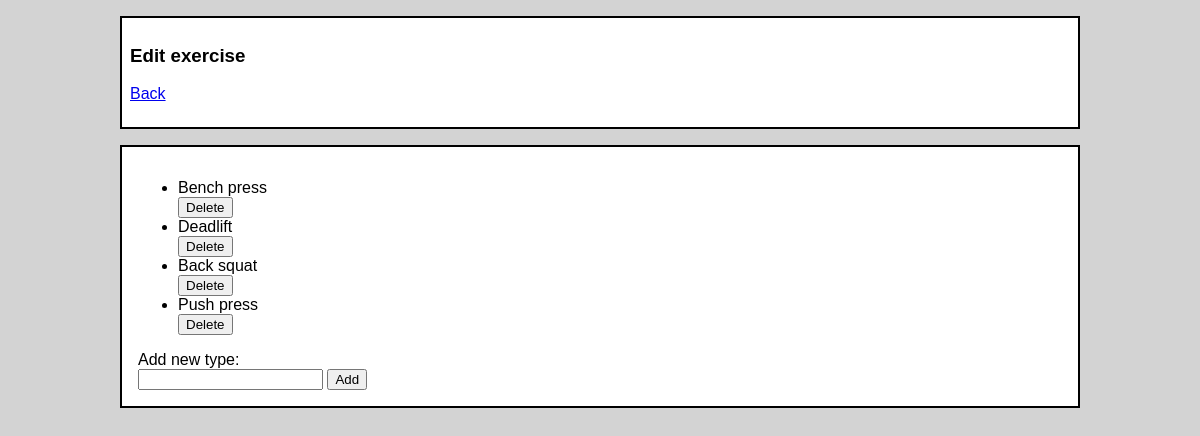
The page /edit_exercise_types (signed in) on the database its author committed.
### tables this page shows
CREATE TABLE exercise_types (
    id INTEGER PRIMARY KEY,
    user_id INTEGER REFERENCES users,
    exercise_type_name TEXT
);

### app.py (the view, shortened to what this page needs)
@app.route("/edit_exercise_types", methods=["GET", "POST"])
def exercise_types():
    require_login()
    user_id = session["user_id"]
    types = data.get_exercise_types(user_id)
    if request.method == "GET":
        return render_template("edit_exercise_types.html", types=types)

### app.py (called while the page is built)
def require_login():
    if "user_id" not in session:
        abort(403)

### data.py (called while the page is built)
def get_exercise_types(user_id):
    sql = "SELECT id, user_id, exercise_type_name FROM exercise_types WHERE user_id = ?"
    return db.query(sql, [user_id])

### db.py (called while the page is built)
def get_connection():
    con = sqlite3.connect("database.db", timeout=2)
    con.execute("PRAGMA foreign_keys = ON")
    con.row_factory = sqlite3.Row
    return con

def query(sql, params=[]):
    con = get_connection()
    result = con.execute(sql, params).fetchall()
    con.close()
    return result

### Templates/edit_exercise_types.html (shortened to what this page needs)
<!DOCTYPE html>
<html>
<head>
  <link rel="stylesheet" href="/static/main.css">
</head>
<body><div class="nav">
  <h3>Edit exercise</h3><p><a href="/">Back</a></p></div>
  <div class="content">
  {% if types %}
    <ul>
      {% for t in types %}
        <li>
          {{ t.exercise_type_name }}
            <form action="/edit_exercise_types" method="post">
            <button type="submit">Delete</button>
          </form>
        </li>
      {% endfor %}
    </ul>
  {% else %}
    <p>No exercise types</p>
  {% endif %}
  Add new type:
  <form action="/edit_exercise_types" method="post">
    <input type="text" name="name"/>
    <button type="submit">Add</button>
  </form>
  </div>
</body>
</html>

### static/main.css (style rules this page uses)
body { margin: auto; font-family: sans-serif; background-color: lightgrey; max-width: 80%; padding: 0em; }
.content { background-color: white; border: 2px solid black; padding: 1em; margin: 1.5em 2; }
.nav { background-color: white; border: 2px solid black; padding: 0.5em; margin: 1em 0; }

### rows shown on the page
exercise_types: exercise_type_name "Bench press"
exercise_types: exercise_type_name "Deadlift"
exercise_types: exercise_type_name "Back squat"
exercise_types: exercise_type_name "Push press"
